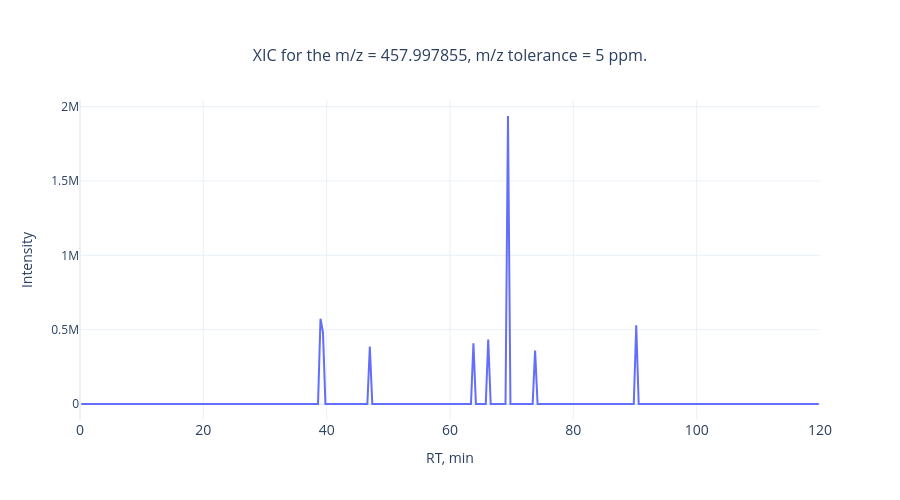

Notebook cell for this chart:
### Markdown cell above
**To follow up on individual detected ions or groups of ions, extracted ion chromatograms (XICs) can be used. The desired mass and charge range (`m/z = 457.997855`) is extracted from the raw data and its intensity is plotted against the retention time. In doing so it is important to set adequate boundaries to the mass range (`m/z tolerance = 5 ppm`), accounting for mass errors and coeluting ions.**

### Code cell
fig1.plot_xic(
    df=thermo_ms1, 
    xic_mz=457.997855, 
    mz_tol_value=5, 
    rt_min=0, 
    rt_max=thermo_ms1.RT.max(), 
    bins=300
).show(config=utils.config)

### Figure 1 — Plotly figure (JSON) as saved in the notebook; plotly's stock layout.template omitted (floating-point values rounded to 4 significant figures; data arrays with more than 128 entries replaced by an {"elided": "..."} marker saying what was removed)
{"data": [{"hovertemplate": "<b>RT:</b> %{x};<br><b>Intensity:</b> %{y}.", "type": "scatter", "x": {"elided": "300 float values"}, "y": {"elided": "300 float values"}}], "layout": {"height": 500, "hovermode": "x", "title": {"font": {"size": 16}, "text": "XIC for the m/z = 457.997855, m/z tolerance = 5 ppm.", "x": 0.5, "xanchor": "center", "yanchor": "top"}, "width": 900, "xaxis": {"range": [0, 120.0], "tickfont": {"size": 14}, "tickmode": "auto", "title": {"font": {"size": 14}, "text": "RT, min"}}, "yaxis": {"title": {"text": "Intensity"}}}}
